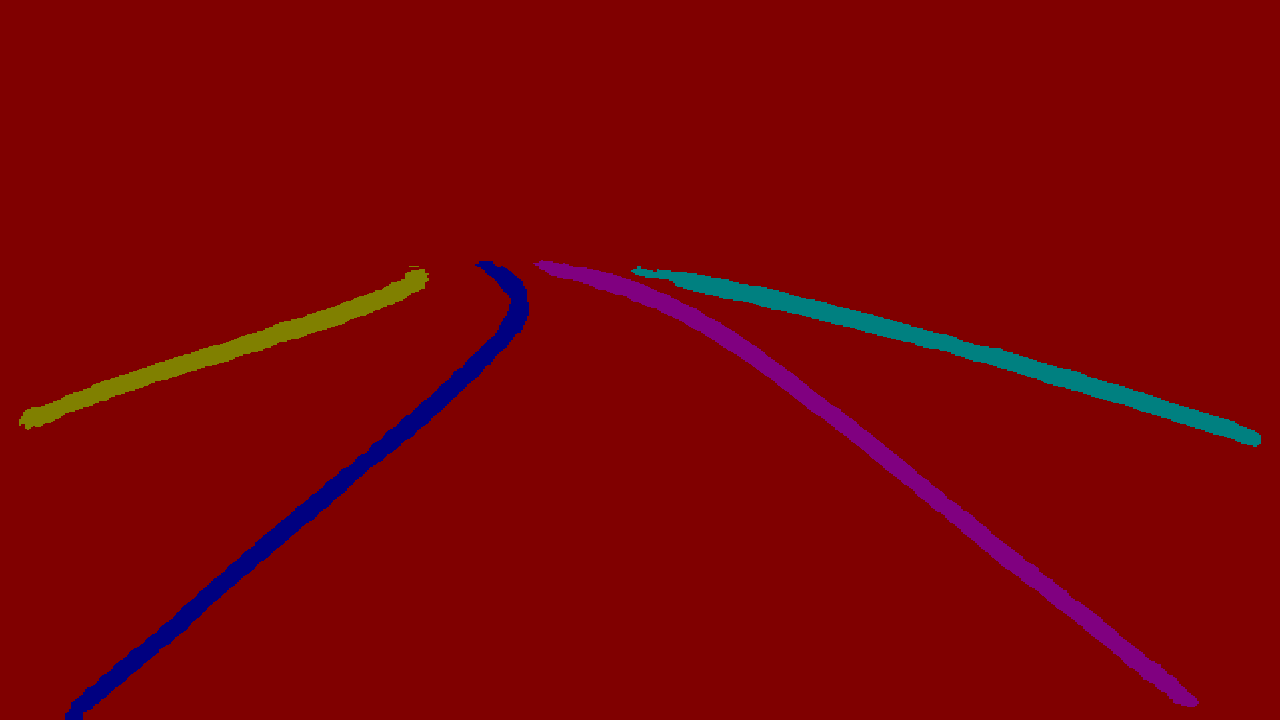
#> input picture PaddleSeg/contrib/LaneSeg/data/images/pseudo_color_prediction/3.png, 1280 x 720 px; its folder holds only this picture in this run
$ jupyter execute --allow-errors sort.ipynb
#> lines starting #> are read from the running program, lines starting #| are printed output that depends on the picture; after the words box and inside, x2 and y2 are one past the last pixel; in counts of white or black regions, pixels touching at a corner belong together
### 用于筛选数据，比如只取B.png或者G.png,用于训练，也有取最大联通域

[cell 1]
# 筛选需要的数据
import os
import glob
import shutil

folder_path = '/Users/skyous/Desktop/Li_teacher#20231105/1103-D5-1-all'
json_files = glob.glob(os.path.join(folder_path, '*.json'))

os.makedirs("image#20231106", exist_ok=True)
os.makedirs("json#20231106", exist_ok=True)

for json_path in json_files:
    print(json_path)
    img_path = json_path.replace(".json", ".png")
    shutil.copy(img_path, "image#20231106")
    shutil.copy(json_path, "json#20231106")

[cell 2]
# 显示
import cv2
import matplotlib.pyplot as plt
image = cv2.imread('20231107#ALL_binary/1030-D0-1-all-binary/B5-G.png', 0)

# 使用matplotlib显示图像
#> (the rest of this cell did not finish here and is left out)

[cell 3]
from skimage.measure import label
import numpy as np
def get_largest_aero(input_mask):
    """
        对淹没取最大联通域
    """
    labeled_mask = label(input_mask)
    unique_labels, label_counts = np.unique(labeled_mask, return_counts=True)
    largest_label = unique_labels[np.argmax(label_counts[1:]) + 1]  # 忽略背景标签(0)

    largest_component_array = np.zeros_like(labeled_mask, dtype=np.uint8)
    largest_component_array[labeled_mask == largest_label] = 1

    return largest_component_array

#> (the rest of this cell did not finish here and is left out)

[cell 4]
# 批量取最大联通域
import os
import glob
import shutil

folder_path = 'predict/1103-D5-2-single_B_512/pseudo_color_prediction'
target_path = 'predict/1103-D5-2-single_B_512_mask_largest'
img_files = glob.glob(os.path.join(folder_path, '*.png'))

os.makedirs(target_path, exist_ok=True)

for img_path in img_files:

    print(img_path)
    image = cv2.imread(img_path, 0)
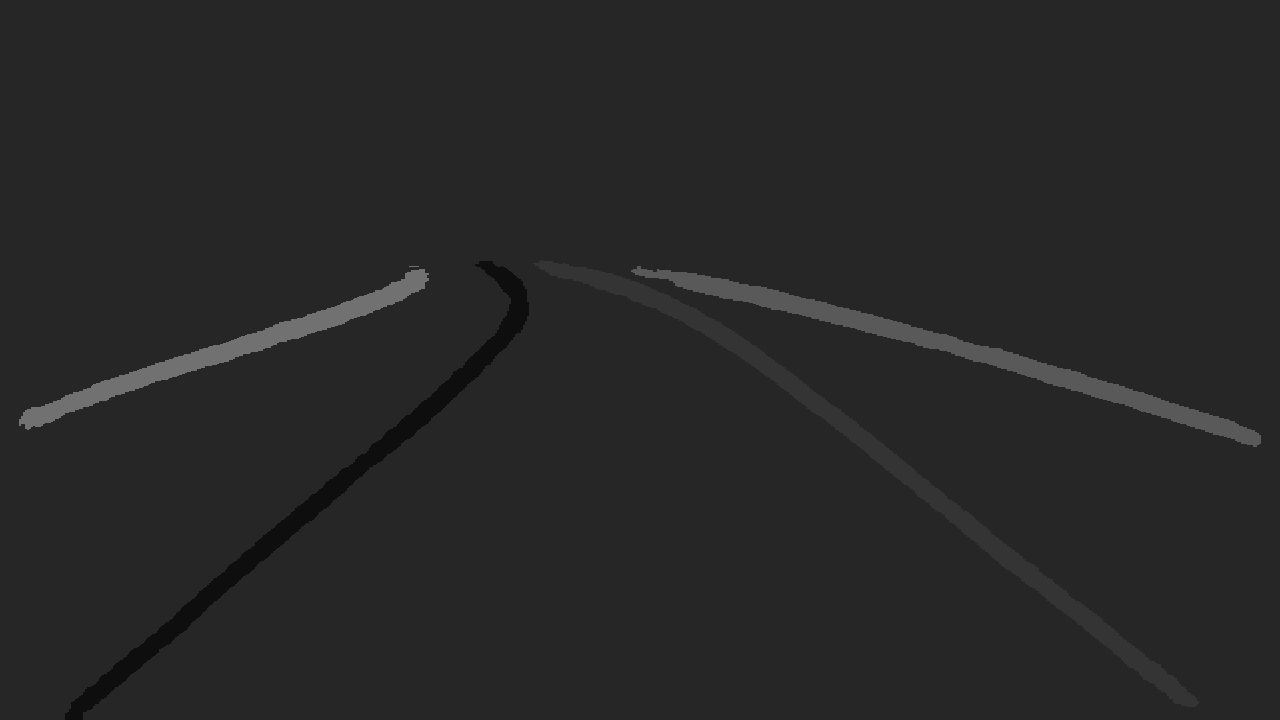
#> image: shape (720, 1280); min 14, max 113, mean 39.2
    largest_mask = get_largest_aero(image)
#> in get_largest_aero (call 2), `labeled_mask = label(input_mask)`:
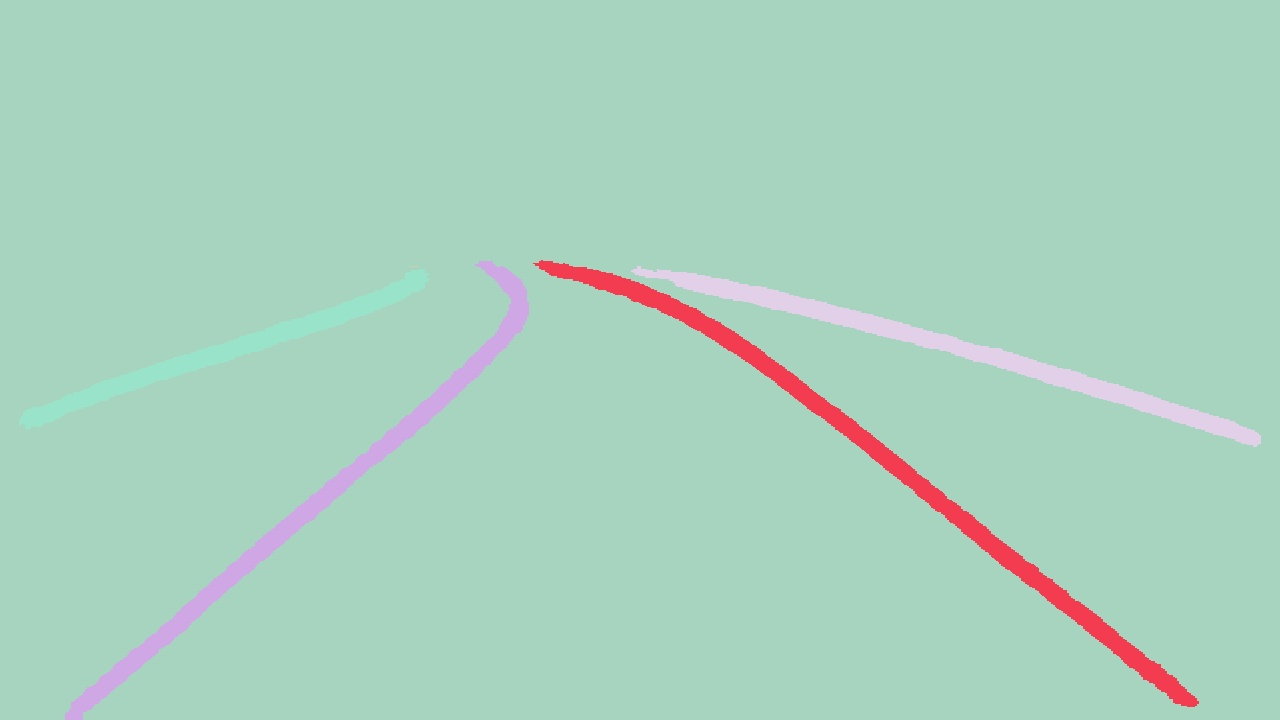
#> labeled_mask: shape (720, 1280) int64; 6 distinct labels, from 1 to 6; one colour per label, 0 black
#> in get_largest_aero (call 2), `unique_labels, label_counts = np.unique(labeled_mask, return_counts=Tr..`: unique_labels = [1, 2, 3, 4, 5, 6]; label_counts = [876736, 14014, 11931, 10, 10996, 7913]
#> in get_largest_aero (call 2), `largest_label = unique_labels[np.argmax(label_counts[1:]) + 1]`: largest_label = 2
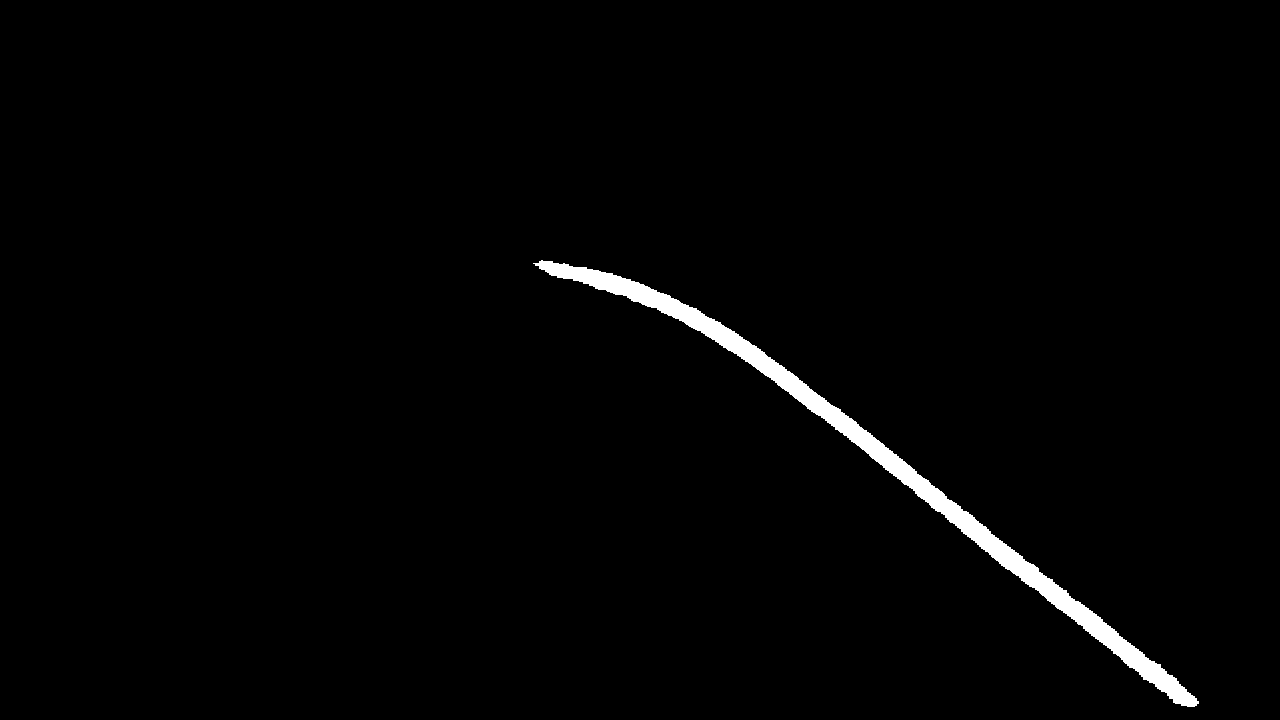
#> largest_mask: shape (720, 1280); values 0 (black) and 1 (white), 1.5% white; 1 white region, box (x1, y1, x2, y2) and area: (533, 260, 1199, 707) 14014

    mask_path = os.path.join(target_path, img_path.split("/")[-1])

    cv2.imwrite(mask_path, largest_mask)

[cell 5]
import os
import shutil

# 源文件夹路径
source_folder = '/Users/skyous/Desktop/Li_teacher#20231105/1030/20231106_2045#dataset/image#20231106_512#2'
# 目标文件夹路径
target_folder = '/Users/skyous/Desktop/Li_teacher#20231105/1030/20231106_2045#dataset/image#20231106_512'

# 遍历源文件夹中的所有png文件
#> (the rest of this cell did not finish here and is left out)

[cell 6]
# 筛选需要的数据
import os
import glob
import shutil

folder_path = '20231103-ZYL-ALL/1103-D5-2-single'
target_path = 'green_img/1103-D5-2-single'
img_files = glob.glob(os.path.join(folder_path, '*G.png'))

os.makedirs(target_path, exist_ok=True)

for img_path in img_files:
    print(img_path)
    shutil.copy(img_path, target_path)
